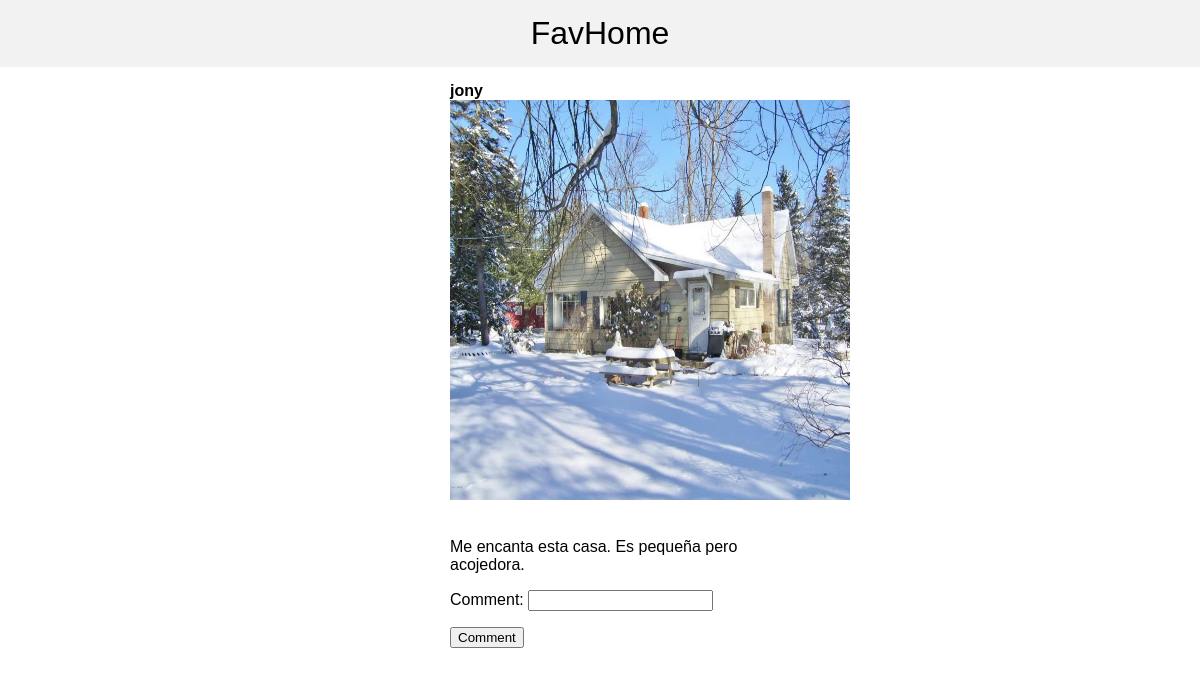
Page /posts/2/ on the committed database.
### posts/models.py (models this page shows)
class Post(models.Model):
    image = models.ImageField()
    description = models.TextField()
    author = models.ForeignKey(User, on_delete=models.CASCADE)

### posts/views.py (the view)
# urls.py: path('posts/<pk>/', PostDetail.as_view(), name='detail'),
class PostDetail(DetailView):
    model = Post
    def get_context_data(self, *args, **kwargs):
        context = super().get_context_data(*args, **kwargs)
        context['comment_form'] = CommentForm()
        return context

### posts/views.py
class CommentForm(forms.Form):
    comment = forms.CharField()

### posts/templates/posts/post_detail.html (shortened to what this page needs)
{% extends 'posts/base.html' %}
{% block content %}
    <strong>{{ object.author.username }}</strong><br>
    <img src="{{ object.image.url }}" width=400 height=400>
    <p><em>{{ object.created }}</em><br>{{ object.description }}</p>
    <form action="{% url 'detail' pk=object.id %}" method="POST">
        {{ comment_form.as_p }}
        <input type="submit" value="Comment">
    </form>
{% endblock %}

### posts/templates/posts/base.html (style rules this page uses)
body { font-family: sans-serif; margin: 0; }

### rows in the picture
Post: author.username "jony", image (picture), description "Me encanta esta casa. Es pequeña pero acojedora."
